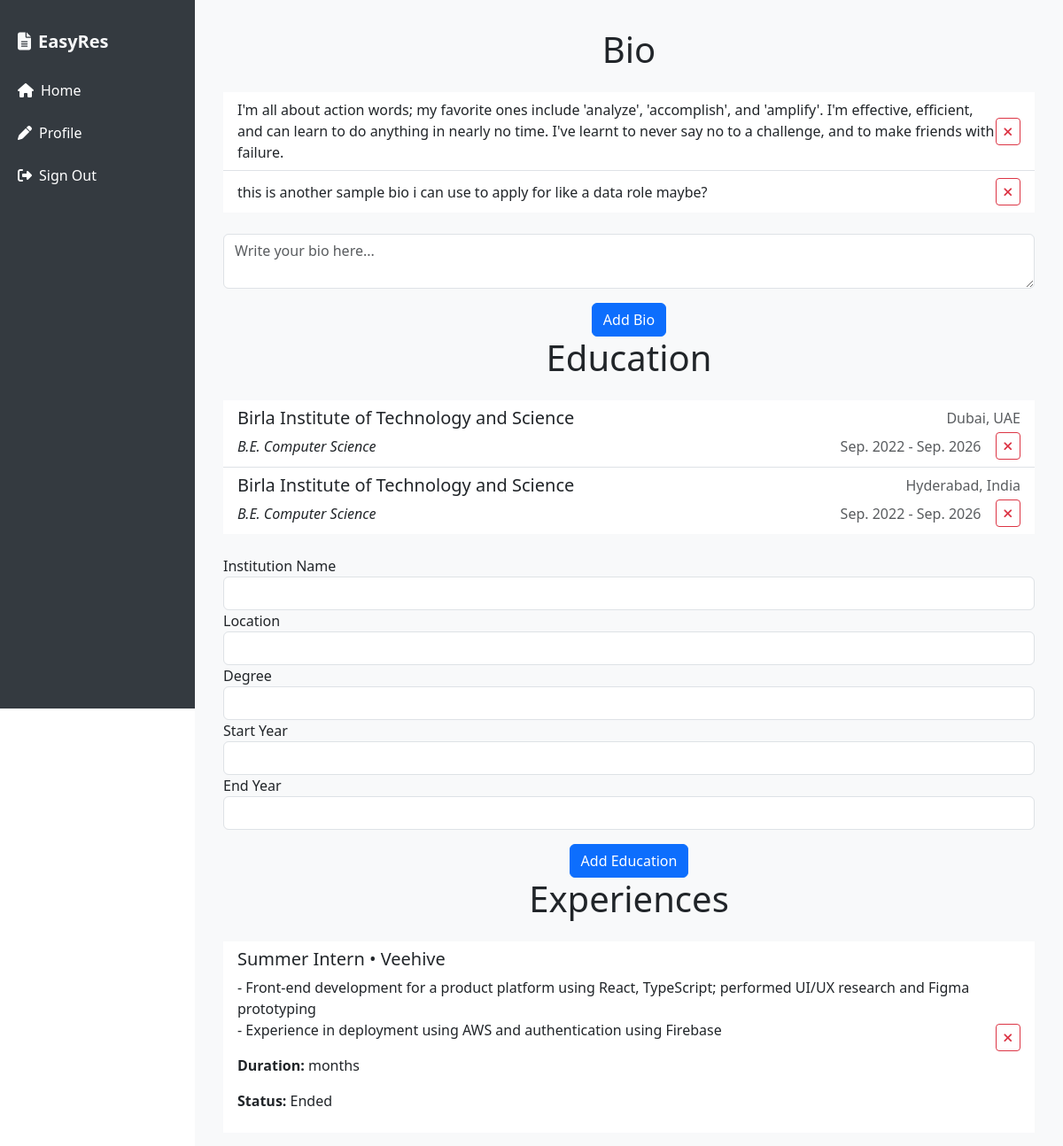
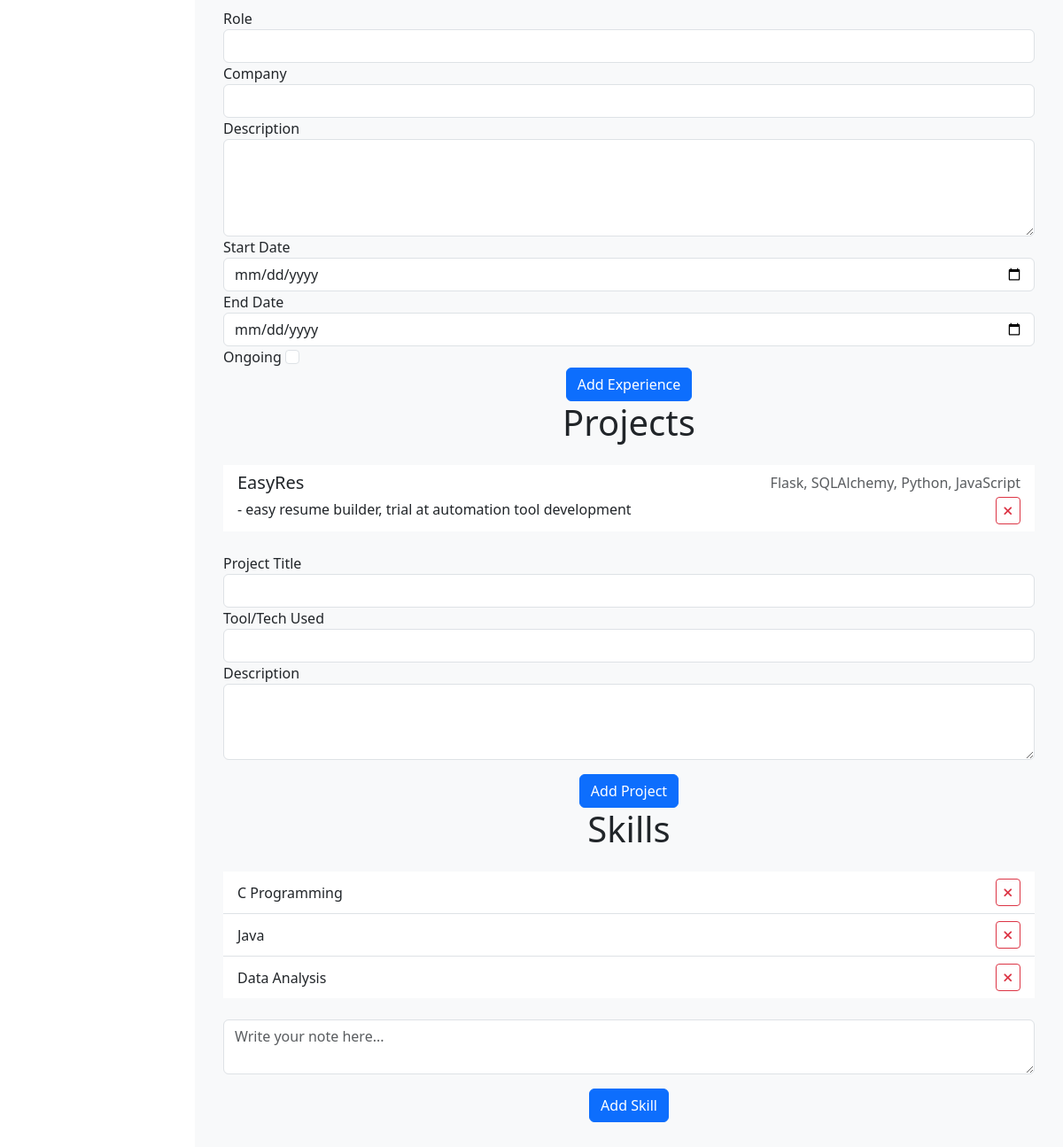
The app's page /profile (signed in), older data (2 pictures, top to bottom).
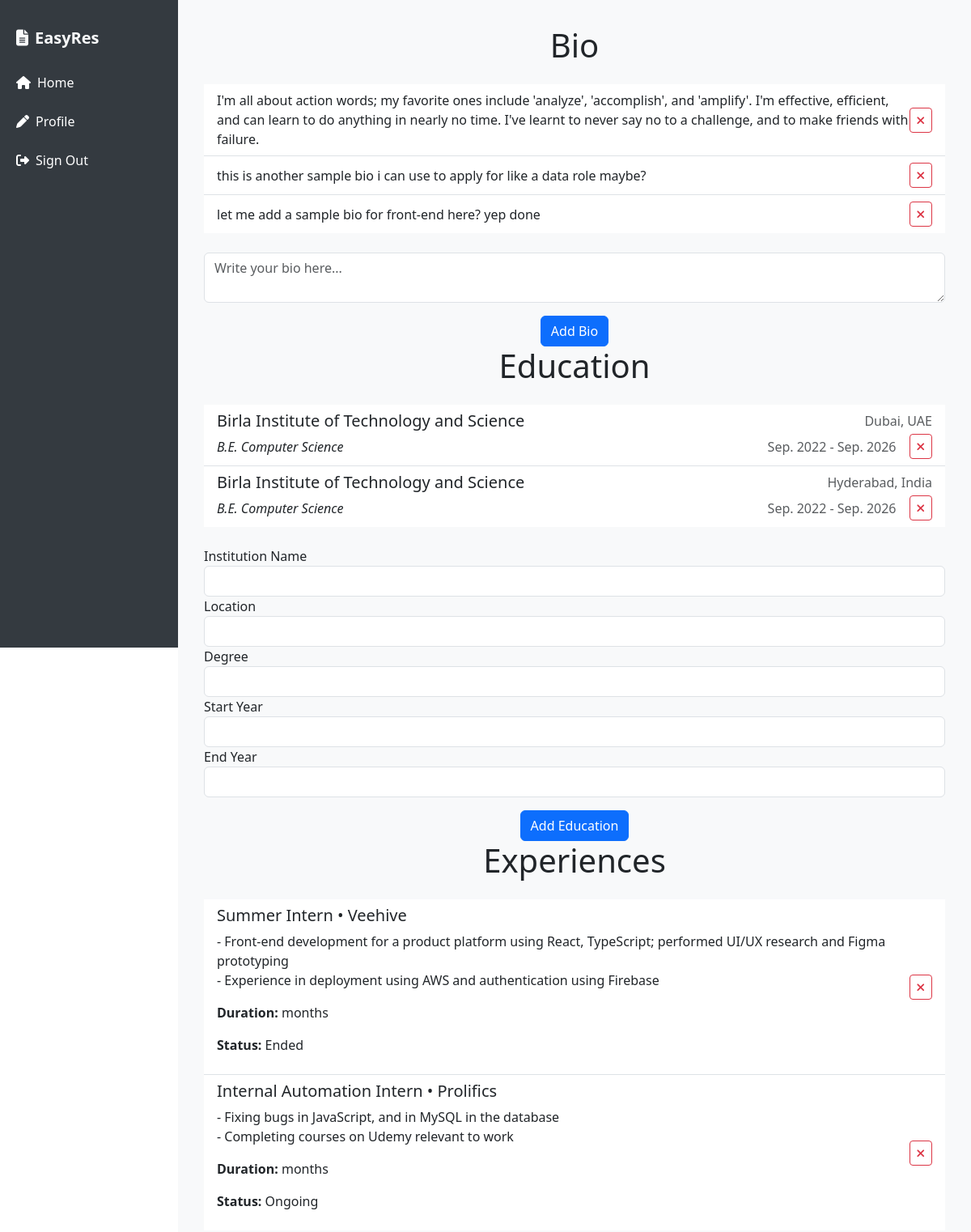
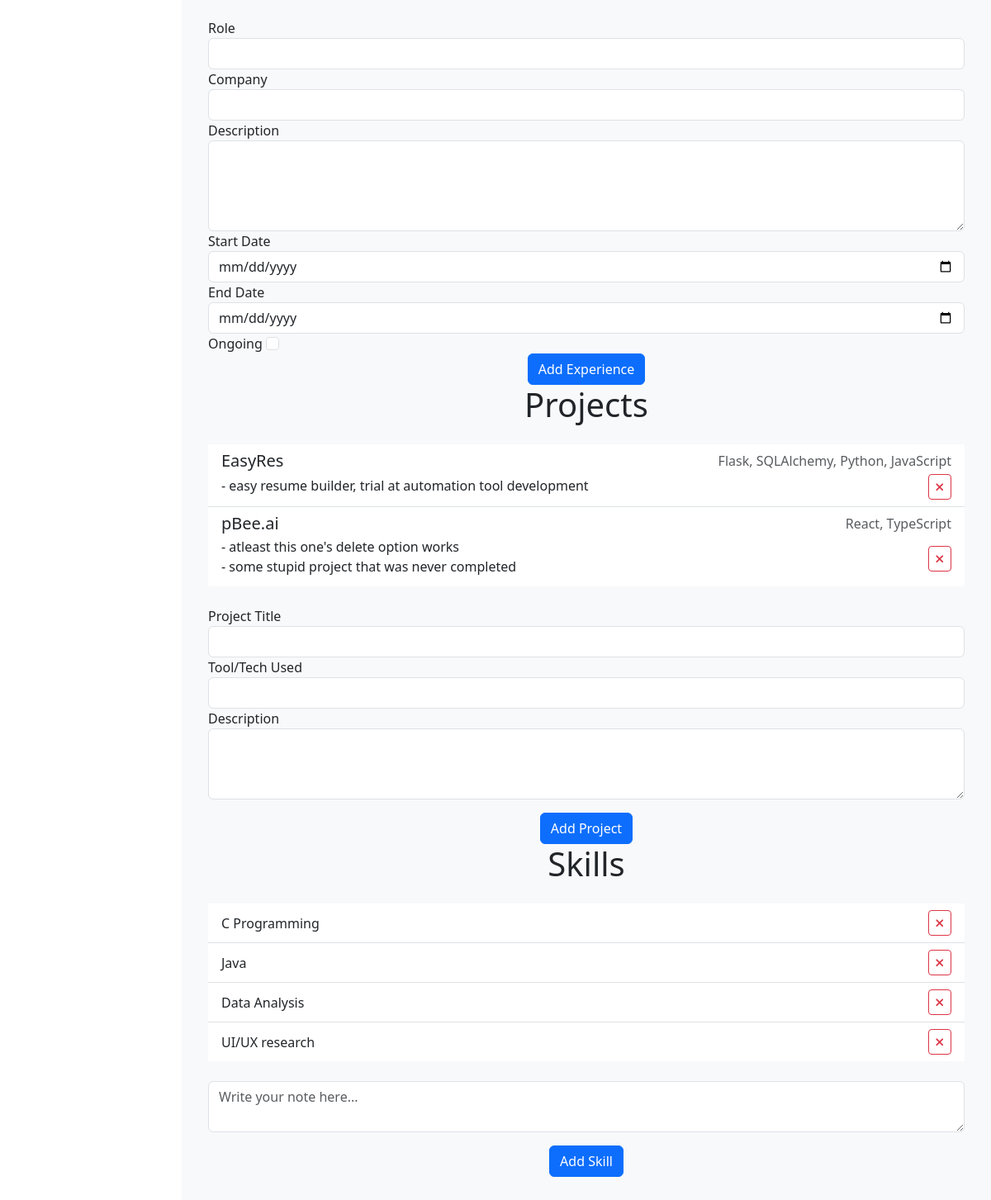
The same page, newer data (2 pictures, top to bottom).
### website/models.py (models this page shows)
class Bios(db.Model):
    id = db.Column(db.Integer, primary_key=True)
    bio = db.Column(db.String(160))
    user_id = db.Column(db.Integer, db.ForeignKey('user.id'))

class Educations(db.Model):
    id = db.Column(db.Integer, primary_key=True)
    uni = db.Column(db.String(100))
    location = db.Column(db.String(50))
    degree = db.Column(db.String(100))
    start_year = db.Column(db.String(10))
    end_year = db.Column(db.String(10))
    user_id = db.Column(db.Integer, db.ForeignKey('user.id'))

class Experiences(db.Model):
    id = db.Column(db.Integer, primary_key=True)
    role = db.Column(db.String(25))
    comp = db.Column(db.String(25))
    desc = db.Column(db.String(500))
    start_date = db.Column(db.String(10), nullable=False)
    end_date = db.Column(db.String(10), nullable=True)
    ongoing = db.Column(db.Boolean, default=False)
    user_id = db.Column(db.Integer, db.ForeignKey('user.id'))

class Projects(db.Model):
    id = db.Column(db.Integer, primary_key=True)
    proj = db.Column(db.String(50))
    tool = db.Column(db.String(50))
    desc = db.Column(db.String(250))
    user_id = db.Column(db.Integer, db.ForeignKey('user.id'))

class Skills(db.Model):
    id = db.Column(db.Integer, primary_key=True)
    data = db.Column(db.String(20))
    user_id = db.Column(db.Integer, db.ForeignKey('user.id'))

### website/views.py (the view, shortened to what this page needs)
@views.route('/profile', methods=['GET','POST'])
@login_required
def profile():
    return render_template("profile.html", user=current_user)

### website/__init__.py (called while the page is built)
def create_app():
    app = Flask(__name__)
    app.config['SECRET_KEY'] = "development key, need to figure out for production"
    app.config['SQLALCHEMY_DATABASE_URI'] = f'sqlite:///{DB_NAME}'
    db.init_app(app)
    from .views import views
    from .auth import auth
    app.register_blueprint(views, url_prefix='/')
    app.register_blueprint(auth, url_prefix='/')
    from .models import User, Skills
    create_database(app)
    login_manager = LoginManager()
    login_manager.login_view = 'auth.sign_in'
    login_manager.init_app(app)
    @login_manager.user_loader
    def load_user(id):
        return User.query.get(int(id))
    return app

### website/templates/profile.html (shortened to what the changed rows need)
{% extends "base.html" %} {% block content %}
<h1 class="text-center mb-4">Bio</h1>
<ul class="list-group list-group-flush" id="bio">
  {% for bio in user.bios %}
  <li class="list-group-item d-flex justify-content-between align-items-center">
    <span style="white-space: pre-wrap">{{ bio.bio }}</span>
    <button
      type="button"
      class="btn btn-sm btn-outline-danger"
      onClick="deleteBio('{{ bio.id }}')"
      aria-label="Delete"
    >
      <i class="fa fa-times"></i>
    </button>
  </li>
  {% endfor %}
</ul>
<h1 class="text-center mb-4">Education</h1>
<ul class="list-group list-group-flush" id="education">
  {% for education in user.educations %}
  <li class="list-group-item">
    <div class="d-flex justify-content-between">
      <h5 class="mb-1">{{ education.uni }}</h5>
      <span class="text-muted">{{ education.location }}</span>
    </div>
    <div class="d-flex justify-content-between align-items-center">
      <em>{{ education.degree }}</em>
      <div class="d-flex align-items-center">
        <span class="text-muted me-3"
          >{{ education.start_year }} - {{ education.end_year }}</span
        >
        <button
          type="button"
          class="btn btn-sm btn-outline-danger"
          onClick="deleteEducation('{{ education.id }}')"
          aria-label="Delete"
        >
          <i class="fa fa-times"></i>
        </button>
      </div>
    </div>
  </li>
  {% endfor %}
</ul>
<h1 class="text-center mb-4">Experiences</h1>
<ul class="list-group list-group-flush" id="experience">
  {% for experience in user.experiences %}
  <li class="list-group-item d-flex justify-content-between align-items-center">
    <div>
      <h5>{{ experience.role }} • {{ experience.comp }}</h5>
      <p style="white-space: pre-wrap">{{ experience.desc }}</p>
      <p><strong>Duration:</strong> {{ experience.duration }} months</p>
      <p>
        <strong>Status:</strong> {% if experience.ongoing %}Ongoing{% else
        %}Ended{% endif %}
      </p>
    </div>
    <button
      type="button"
      class="btn btn-sm btn-outline-danger"
      onClick="deleteExperience('{{ experience.id }}')"
      aria-label="Delete"
    >
      <i class="fa fa-times"></i>
    </button>
  </li>
  {% endfor %}
</ul>
<h1 class="text-center mb-4">Projects</h1>
<ul class="list-group list-group-flush" id="project">
  {% for project in user.projects %}
  <li class="list-group-item">
    <div class="d-flex justify-content-between">
      <h5 class="mb-1">{{ project.proj }}</h5>
      <span class="text-muted">{{ project.tool }}</span>
    </div>
    <div class="d-flex justify-content-between align-items-center">
      <p class="mb-1" style="white-space: pre-wrap">{{ project.desc }}</p>
      <button
        type="button"
        class="btn btn-sm btn-outline-danger"
        onClick="deleteProject('{{ project.id }}')"
        aria-label="Delete"
      >
        <i class="fa fa-times"></i>
      </button>
    </div>
  </li>
  {% endfor %}
</ul>
<h1 class="text-center mb-4">Skills</h1>
<ul class="list-group list-group-flush" id="skill">
  {% for skill in user.skills %}
  <li class="list-group-item d-flex justify-content-between align-items-center">
    <span style="white-space: pre-wrap">{{ skill.data }}</span>
    <button
      type="button"
      class="btn btn-sm btn-outline-danger"
      onClick="deleteSkill('{{ skill.id }}')"
      aria-label="Delete"
    >
      <i class="fa fa-times"></i>
    </button>
  </li>
  {% endfor %}
</ul>
{% endblock %}

Row changes from the older to the newer data that the page shows:
added Bios: bio "let me add a sample bio for front-end here? yep done"
added Experiences: role "Internal Automation Intern", comp "Prolifics", desc "- Fixing bugs in JavaScript, and in MySQL in the database - Completing courses on Udemy relevant to work", ongoing "Ongoing"
added Projects: proj "pBee.ai", tool "React, TypeScript", desc "- atleast this one's delete option works - some stupid project that was never completed"
added Skills: data "UI/UX research"
